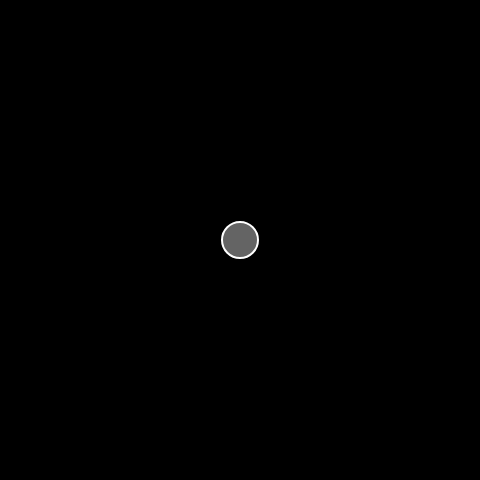
Frame 1 (no input)
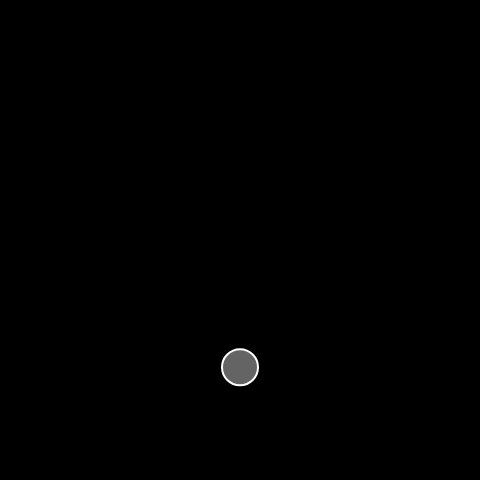
Frame 60 (no input)
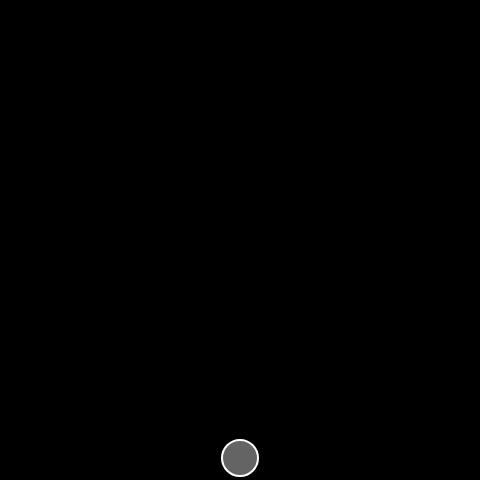
Frame 120 (the mouse pressed at the canvas centre since frame 60)

The p5.js sketch that drew these frames (run headless with seeded random() and noise() and a simulated clock; from frame 60 on, the mouse is pressed at the canvas centre):

// p5.js sketch
// ── sketch.js
let mover;
const radius = 18;

function setup(){
  createCanvas(480, 480);
  mover = new Mover(width/2, height/2);
}

function draw(){
  background(0);

  let gravity = createVector(0, 0.01);

  mover.applyForce(gravity);
  mover.update();
  mover.show();
  mover.edgeCheck();
}

class Mover{
  constructor(x, y){
    this.pos = createVector(x, y);
    this.vel = createVector(0, 0);
    this.acc = createVector(0, 0);  
  }
  applyForce(gravity){
    this.acc.add(gravity);
  }
  update(){
    this.vel.add(this.acc);
    this.pos.add(this.vel);
  }
  show(){
    stroke(255);
    strokeWeight(2);
    fill(266, 100);
    ellipse(this.pos.x, this.pos.y, radius * 2, radius * 2);
  }
  edgeCheck(){
    if (this.pos.y > height - radius){
      this.pos.y = height - radius;
      this.vel.y *= -1;
    }
  }
}
